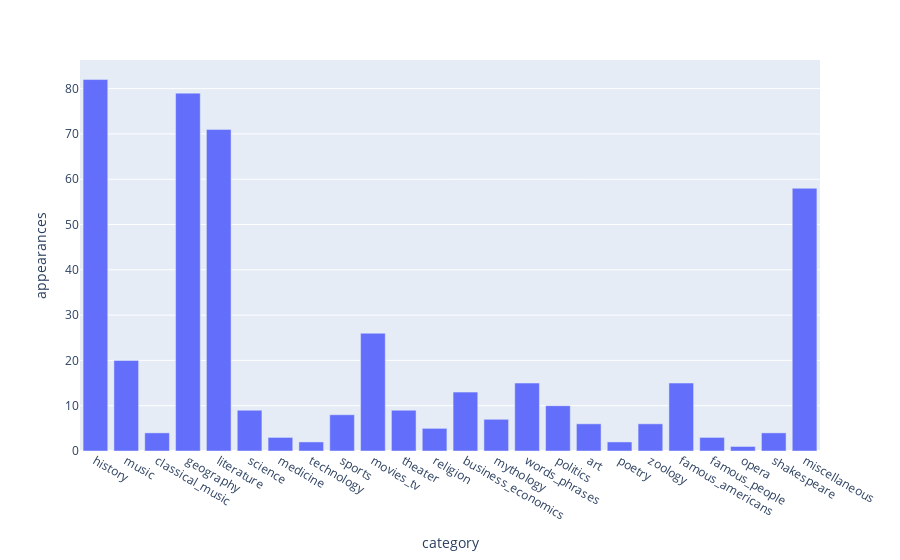

Notebook source saved alongside this figure:
### Code cell
counts_per_category = pd.DataFrame(categorized_df.sum()[5:]).reset_index()
counts_per_category.columns = ['category', 'appearances']
px.bar(counts_per_category, x='category', y='appearances')

### Figure 1 — Plotly figure (JSON) as saved in the notebook; plotly's stock layout.template omitted (floating-point values rounded to 4 significant figures)
{"data": [{"alignmentgroup": "True", "hovertemplate": "category=%{x}<br>appearances=%{y}<extra></extra>", "legendgroup": "", "marker": {"color": "#636efa"}, "name": "", "offsetgroup": "", "orientation": "v", "showlegend": false, "textposition": "auto", "type": "bar", "x": ["history", "music", "classical_music", "geography", "literature", "science", "medicine", "technology", "sports", "movies_tv", "theater", "religion", "business_economics", "mythology", "words_phrases", "politics", "art", "poetry", "zoology", "famous_americans", "famous_people", "opera", "shakespeare", "miscellaneous"], "xaxis": "x", "y": [82, 20, 4, 79, 71, 9, 3, 2, 8, 26, 9, 5, 13, 7, 15, 10, 6, 2, 6, 15, 3, 1, 4, 58], "yaxis": "y"}], "layout": {"barmode": "relative", "legend": {"tracegroupgap": 0}, "margin": {"t": 60}, "xaxis": {"anchor": "y", "domain": [0, 1], "title": {"text": "category"}}, "yaxis": {"anchor": "x", "domain": [0, 1], "title": {"text": "appearances"}}}}
